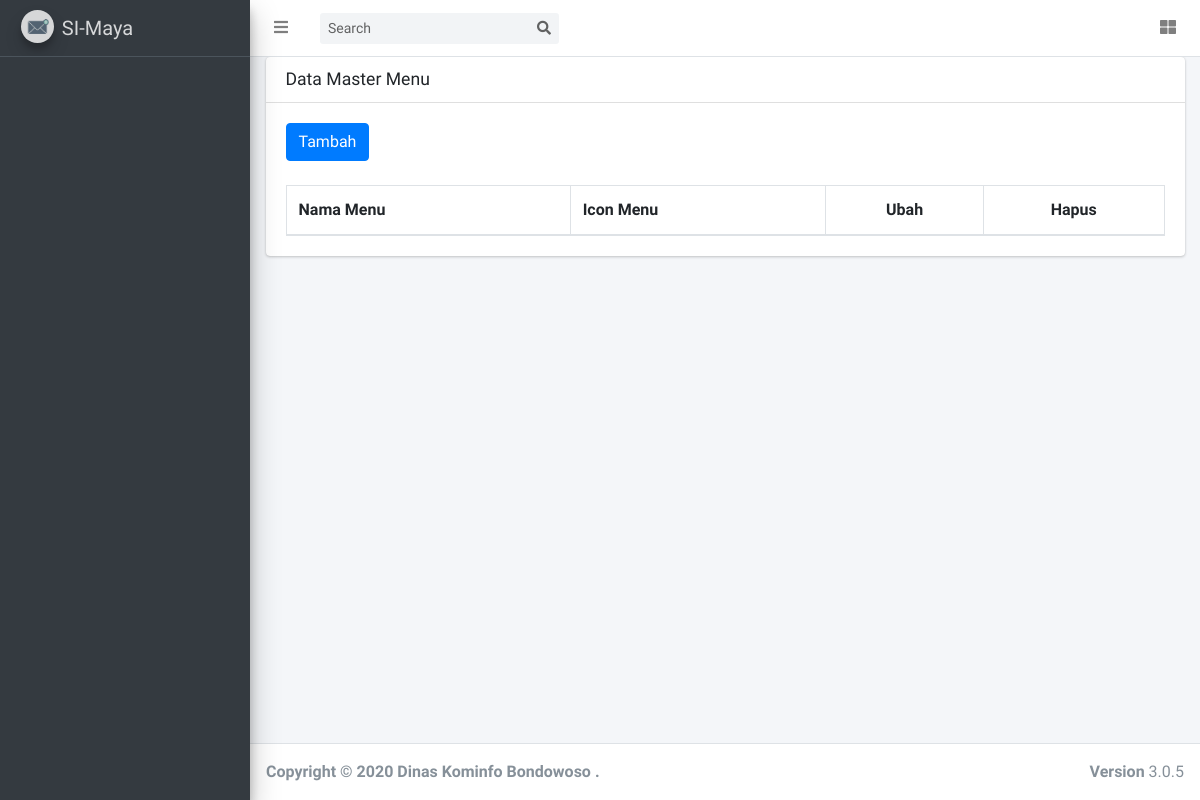
The page /index.php/menu on the database as committed earlier.
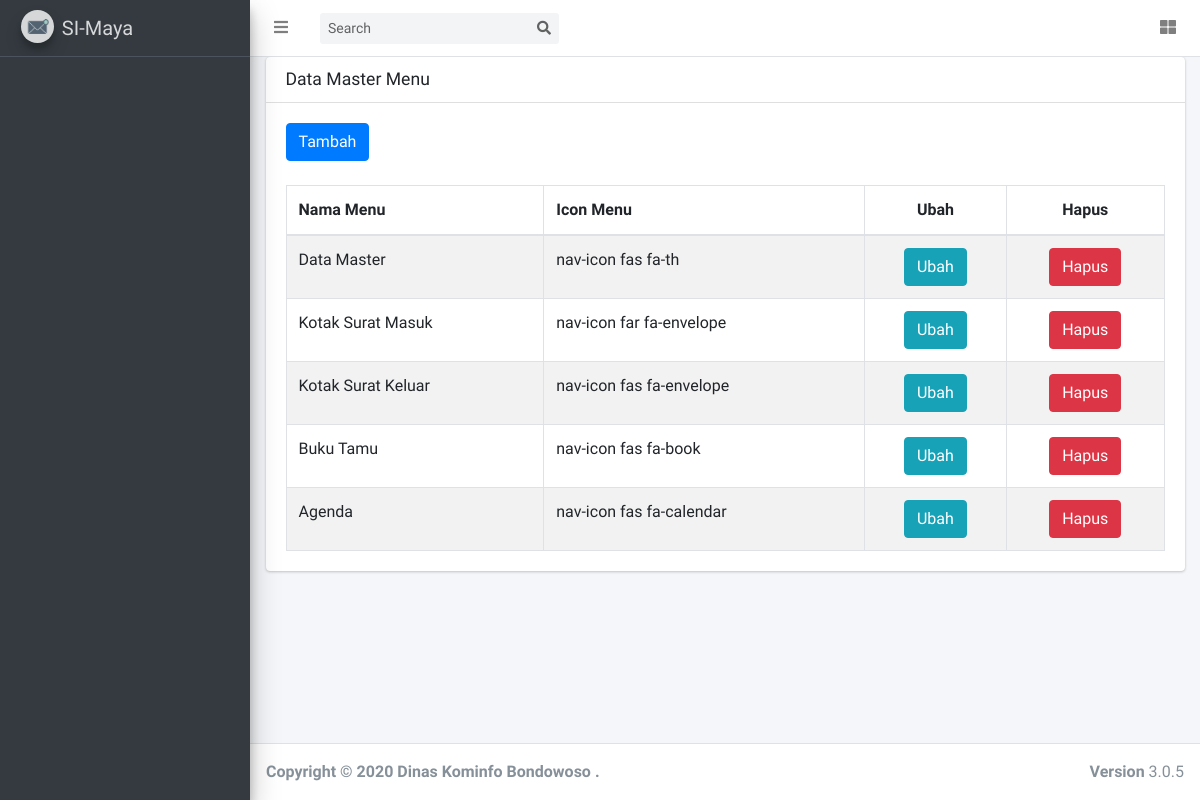
The same page on the database as committed later.
### tables this page shows
CREATE TABLE `tbl_menu` (
  `id_menu` int(11) NOT NULL,
  `nama_menu` varchar(50) NOT NULL,
  `icon_menu` varchar(50) NOT NULL
);

### application/controllers/Menu.php (called while the page is built, shortened)
<?php
class Menu extends CI_Controller {
	function __construct(){
        $this->load->model('main');
        $this->load->library('session');
    }
	public function index()
	{
		$id_role 				= $this->session->userdata('id_role');
		$data['menu'] 			= $this->main->get_menu_selected($id_role);
		$data['data_menu'] 		= $this->main->get_data('tbl_menu');
		$this->load->view('menu',$data);
	}
}

### index.php (called while the page is built, shortened)
<?php
require_once BASEPATH.'core/CodeIgniter.php';

### application/models/main.php (called while the page is built, shortened)
<?php
class main extends CI_MODEL{
    function get_data($table){
        $query = $this->db->get($table);
        return $query->result();
    }
    function get_menu_selected($role_id){
        $this->db->select('*')
        ->from('tbl_user_access')
        ->join('tbl_sub_menu','tbl_user_access.id_sub_menu = tbl_sub_menu.id_sub_menu')
        ->join('tbl_menu','tbl_menu.id_menu = tbl_sub_menu.id_menu')
        ->where('tbl_user_access.id_role =',$role_id )
        ->group_by('tbl_menu.id_menu');
        $query = $this->db->get();
        return $query->result();
    }
}
?>

### application/views/menu.php (the view, shortened to what this page needs)
<!DOCTYPE html>
<html lang="en">
<head>
<?php $this->load->view('_partials/head');?>
</head>
<body class="hold-transition sidebar-mini layout-fixed layout-navbar-fixed layout-footer-fixed">
<div class="wrapper">
  <?php $this->load->view('_partials/navbar');?>
  <?php $this->load->view('_partials/sidebar');?>
  <div class="content-wrapper">
    <section class="content">
      <div class="container-fluid">
        <div class="card">
          <div class="card-header">
            <h3 class="card-title">Data Master Menu</h3>
          </div>
          <div class="card-body">
            <table id="example1" class="table table-bordered table-striped">
              <button type="button" class="btn btn-primary" onclick="window.location.href='<?= site_url();?>/Menu/add_data';">Tambah</button>
              <br>
                <br>
              <thead>
              <tr>
                <th>Nama Menu</th>
                <th>Icon Menu</th>
                <th style="text-align:center;">Ubah</th>
                <th style="text-align:center;">Hapus</th>
              </tr>
              </thead>
              <tbody>
                <?php foreach($data_menu as $row_menu){?>
                    <tr>
                        <td><?= $row_menu->nama_menu;?></td>
                        <td><?= $row_menu->icon_menu;?></td>
                        <td style="text-align:center;"><a style="color:white;" type="button" href="<?= site_url('Menu/edit_data/').$row_menu->id_menu ;?>" class="btn btn-info" > Ubah</a</td>
                        <td style="text-align:center;"><button type="button" class="btn btn-danger" data-toggle="modal" data-target="#delete<?= $row_menu->id_menu?>"> Hapus</button</td>
                    </tr>
                <?php } ?>
              </tbody>
            </table>
          </div>
      </div>
    </section>
    </div>
  <?php $this->load->view('_partials/footer');?>
</body>
</html>

### application/views/_partials/head.php (shortened to what this page needs)
<link rel="stylesheet" href="<?=base_url();?>assets/plugins/fontawesome-free/css/all.min.css">
<link rel="stylesheet" href="<?=base_url();?>assets/plugins/overlayScrollbars/css/OverlayScrollbars.min.css">
<link rel="stylesheet" href="https://code.ionicframework.com/ionicons/2.0.1/css/ionicons.min.css">
<link rel="stylesheet" href="<?=base_url();?>assets/plugins/daterangepicker/daterangepicker.css">
<link rel="stylesheet" href="<?=base_url();?>assets/plugins/icheck-bootstrap/icheck-bootstrap.min.css">
<link rel="stylesheet" href="<?=base_url();?>assets/plugins/bootstrap-colorpicker/css/bootstrap-colorpicker.min.css">
<link rel="stylesheet" href="<?=base_url();?>assets/plugins/tempusdominus-bootstrap-4/css/tempusdominus-bootstrap-4.min.css">
<link rel="stylesheet" href="<?=base_url();?>assets/plugins/select2/css/select2.min.css">
<link rel="stylesheet" href="<?=base_url();?>assets/plugins/select2-bootstrap4-theme/select2-bootstrap4.min.css">
<link rel="stylesheet" href="<?=base_url();?>assets/plugins/bootstrap4-duallistbox/bootstrap-duallistbox.min.css">
<link rel="stylesheet" href="<?=base_url();?>assets/plugins/datatables-bs4/css/dataTables.bootstrap4.min.css">
<link rel="stylesheet" href="<?=base_url();?>assets/plugins/datatables-responsive/css/responsive.bootstrap4.min.css">
<link rel="stylesheet" href="<?=base_url();?>assets/dist/css/adminlte.min.css">
  <link rel="stylesheet" href="<?=base_url();?>assets/plugins/summernote/summernote-bs4.css">

### application/views/_partials/navbar.php (shortened to what this page needs)
<nav class="main-header navbar navbar-expand navbar-white navbar-light">
    <ul class="navbar-nav">
      <li class="nav-item">
        <a class="nav-link" data-widget="pushmenu" href="#" role="button"><i class="fas fa-bars"></i></a>
      </li>
    </ul>
    <form class="form-inline ml-3">
      <div class="input-group input-group-sm">
        <input class="form-control form-control-navbar" type="search" placeholder="Search" aria-label="Search">
        <div class="input-group-append">
          <button class="btn btn-navbar" type="submit">
            <i class="fas fa-search"></i>
          </button>
        </div>
      </div>
    </form>
    <ul class="navbar-nav ml-auto">
      <li class="nav-item dropdown">
        <a class="nav-link" data-toggle="dropdown" href="#">
        </a>
      </li>
      <li class="nav-item">
        <a class="nav-link" data-widget="control-sidebar" data-slide="true" href="#" role="button"><i
            class="fas fa-th-large"></i></a>
      </li>
    </ul>
  </nav>

### application/views/_partials/sidebar.php (shortened to what this page needs)
<aside class="main-sidebar sidebar-dark-primary elevation-4">
    <a href="<?= site_url('Dashboard/index');?>" class="brand-link">
      <img src="<?= base_url();?>assets/img/logo/si-maya.jpg" class="brand-image img-circle elevation-3"
           style="opacity: .8">
      <span class="brand-text font-weight-light">SI-Maya</span>
    </a>
    <div class="sidebar">
      <nav class="mt-2" style="padding-top:10px;">
      </nav>
    </div>
  </aside>

### application/views/_partials/footer.php (shortened to what this page needs)
<footer class="main-footer">
    <strong>Copyright &copy; <?= date("Y"); ?> Dinas Kominfo Bondowoso . </strong>
    <div class="float-right d-none d-sm-inline-block">
      <b>Version</b> 3.0.5
    </div>
  </footer>
</div>

Rows that differ between the two databases and show on the page:
added tbl_menu: nama_menu "Data Master", icon_menu "nav-icon fas fa-th"
added tbl_menu: nama_menu "Kotak Surat Masuk", icon_menu "nav-icon far fa-envelope"
added tbl_menu: nama_menu "Kotak Surat Keluar", icon_menu "nav-icon fas fa-envelope"
added tbl_menu: nama_menu "Buku Tamu", icon_menu "nav-icon fas fa-book"
added tbl_menu: nama_menu "Agenda", icon_menu "nav-icon fas fa-calendar"
